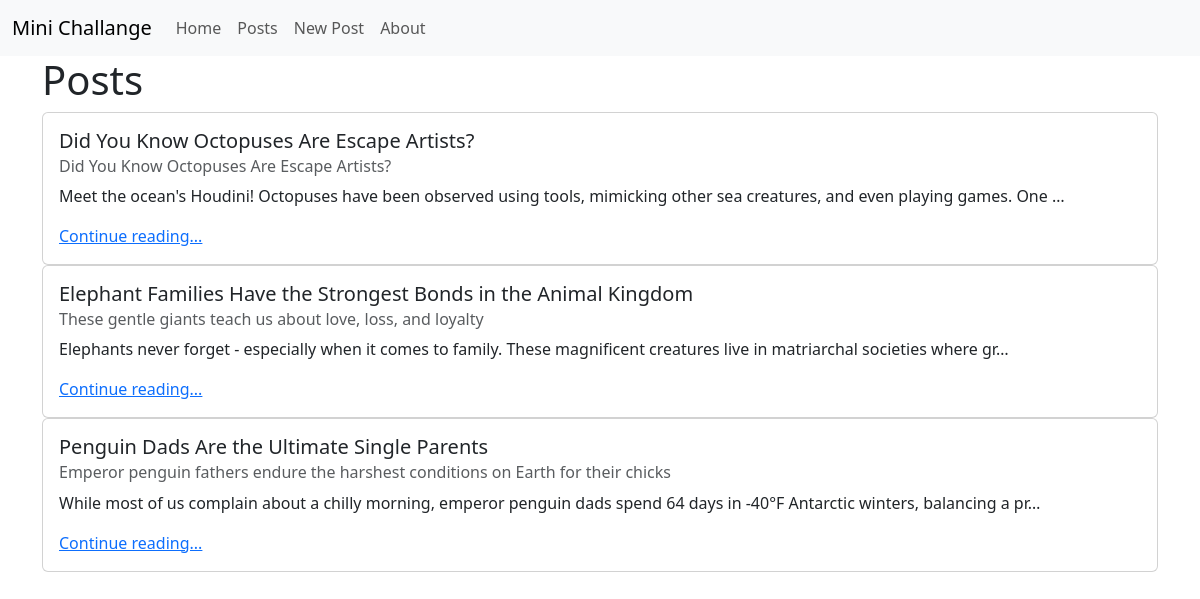
The app's page /posts/, older data.
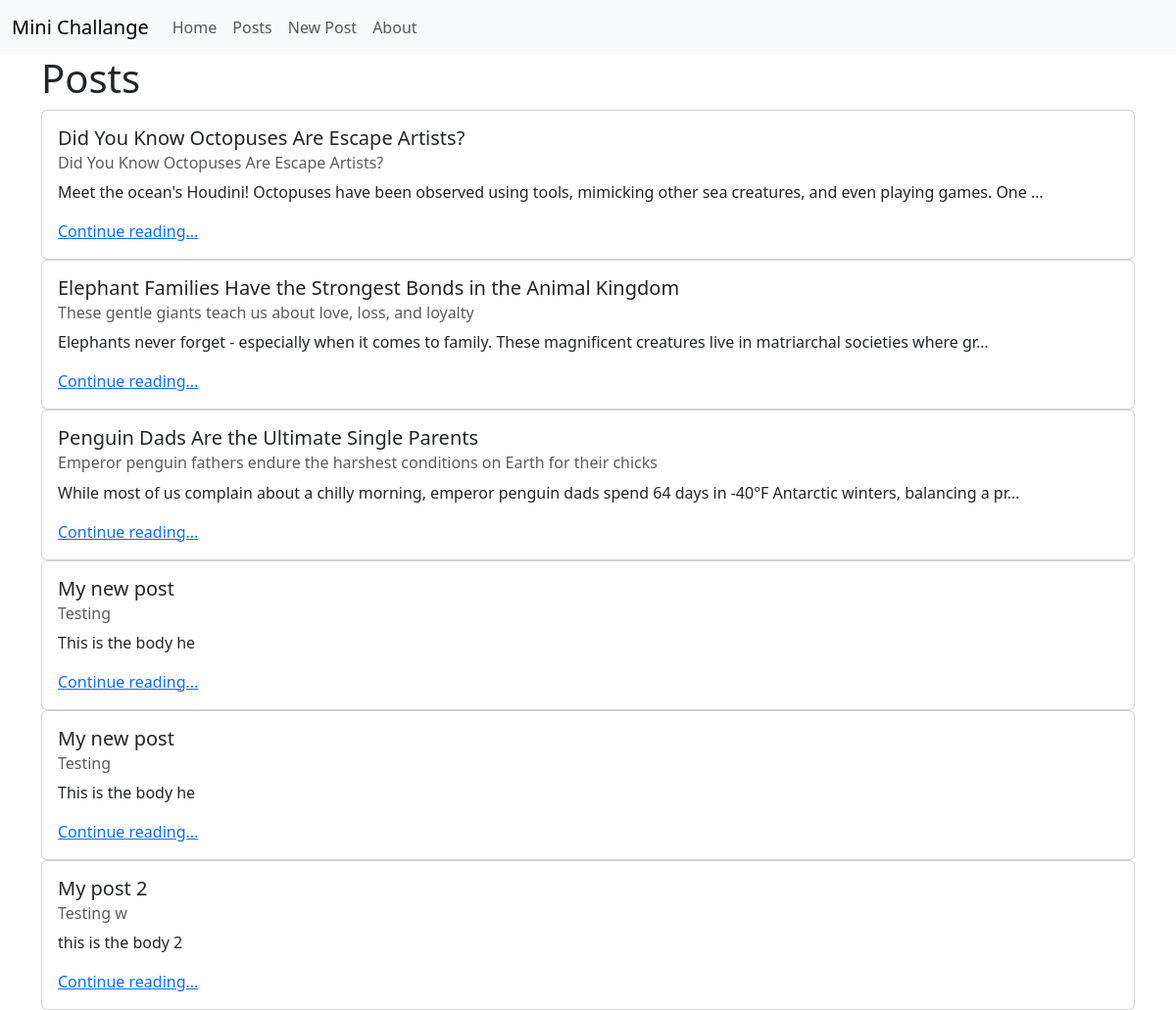
The same page, newer data.
### posts/models.py (models this page shows, shortened)
class Post(models.Model):
    title = models.CharField(max_length=128)                 #* Inheritance | Title of the post
    subtitle = models.CharField(max_length=256)              #* Composition | Subtitle of the post
    body = models.TextField()                                #* Composition | Body of the post
    created_on = models.DateTimeField(auto_now_add=True)     #* Composition | Date of creation

### posts/views.py (the view)
# urls.py: path("", views.PostListView.as_view(), name="list"),
class PostListView(ListView):
    template_name = "posts/list.html"
    model = Post

### templates/posts/list.html (shortened to what this page needs)
{% extends "base.html" %}
{% load static %}
{% block content %}
    <h1>Posts</h1>
    {% for post in post_list %}
        <div class="card">
            <div class="card-body">
                <h5 class="card-title">{{ post.title }}</h5>
                <h6 class="card-subtitle mb-2 text-body-secondary">{{ post.subtitle }}</h6>
                <p class="card-text">{{ post.body | truncatechars:128 }}</p>
                <a href=" {% url 'detail' post.id %} " class="card-link">Continue reading...</a>
            </div>
        </div>
    {% endfor %}
{% endblock content %}

### templates/base.html (shortened to what this page needs)
{% load static %}
<!DOCTYPE html>
<html lang="en">
<head>
    <link href="https://cdn.jsdelivr.net/npm/bootstrap@5.3.6/dist/css/bootstrap.min.css" rel="stylesheet">
    <link rel="stylesheet" href="{% static 'css/base.css' %}">
    <link rel="stylesheet" href="{% static 'css/home.css' %}">
    <link rel="stylesheet" href="{% static 'css/about.css' %}">
</head>
<body>
    <nav class="navbar navbar-expand-lg bg-body-tertiary">
        <div class="container-fluid">
            <a class="navbar-brand" href="{% url 'home' %}">Mini Challange</a>
            <div class="collapse navbar-collapse" id="navbarNavAltMarkup">
                <div class="navbar-nav">
                    <a class="nav-link" href="{% url 'home' %}">Home</a>
                    <a class="nav-link" href="{% url 'list' %}">Posts</a>
                    <a class="nav-link" href="{% url 'create' %}">New Post</a>
                    <a class="nav-link" href="{% url 'about' %}">About</a>
                </div>
            </div>
        </div>
    </nav>
    <div class="container">
        {% block content %} {% endblock content %}
    </div>
</body>
</html>

Row changes from the older to the newer data that the page shows:
added Post: title "My new post", subtitle "Testing", body "This is the body he"
added Post: title "My new post", subtitle "Testing", body "This is the body he"
added Post: title "My post 2", subtitle "Testing w", body "this is the body 2"
